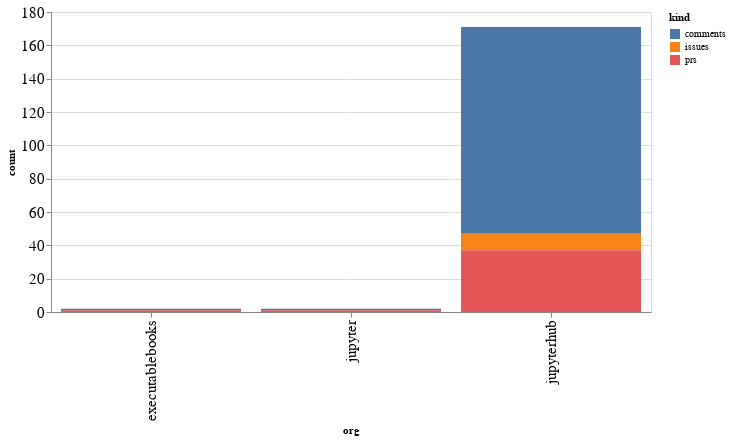

Notebook source saved alongside this figure:
### Code cell
alt.Chart(org_summaries, width=600).mark_bar().encode(
    x='org',
    y='count',
    color='kind',
    tooltip="org"
)

### Figure 1 — Vega-Lite specification as saved in the notebook (floating-point values rounded to 4 significant figures)
{"config": {"axisLeft": {"labelFontSize": 15}, "axisBottom": {"labelFontSize": 15}}, "data": {"name": "data-359a6f0dc0eeacb0780c9fb036883f3b"}, "mark": "bar", "encoding": {"color": {"type": "nominal", "field": "kind"}, "tooltip": {"type": "nominal", "field": "org"}, "x": {"type": "nominal", "field": "org"}, "y": {"type": "quantitative", "field": "count"}}, "width": 600, "$schema": "https://vega.github.io/schema/vega-lite/v4.8.1.json", "datasets": {"data-359a6f0dc0eeacb0780c9fb036883f3b": [{"org": "executablebooks", "kind": "comments", "count": 1}, {"org": "executablebooks", "kind": "prs", "count": 1}, {"org": "jupyter", "kind": "comments", "count": 1}, {"org": "jupyter", "kind": "prs", "count": 1}, {"org": "jupyterhub", "kind": "comments", "count": 124}, {"org": "jupyterhub", "kind": "issues", "count": 10}, {"org": "jupyterhub", "kind": "prs", "count": 37}]}}
